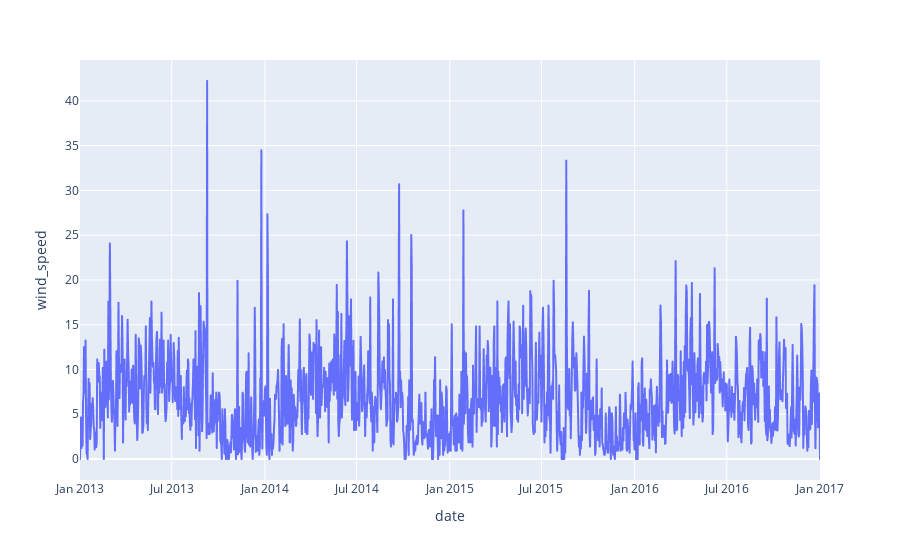

Write notebook code for a chart like this one.
### Code cell
figure = px.line(data_train, x='date', y='wind_speed')
figure.show()

### Figure 1 — Plotly figure (JSON) as saved in the notebook; plotly's stock layout.template omitted (floating-point values rounded to 4 significant figures; data arrays with more than 128 entries replaced by an {"elided": "..."} marker saying what was removed)
{"data": [{"hovertemplate": "date=%{x}<br>wind_speed=%{y}<extra></extra>", "legendgroup": "", "line": {"color": "#636efa", "dash": "solid"}, "marker": {"symbol": "circle"}, "mode": "lines", "name": "", "showlegend": false, "type": "scattergl", "x": {"elided": "1462 str values"}, "xaxis": "x", "y": {"elided": "1462 float values"}, "yaxis": "y"}], "layout": {"legend": {"tracegroupgap": 0}, "margin": {"t": 60}, "xaxis": {"anchor": "y", "domain": [0, 1], "title": {"text": "date"}}, "yaxis": {"anchor": "x", "domain": [0, 1], "title": {"text": "wind_speed"}}}}
